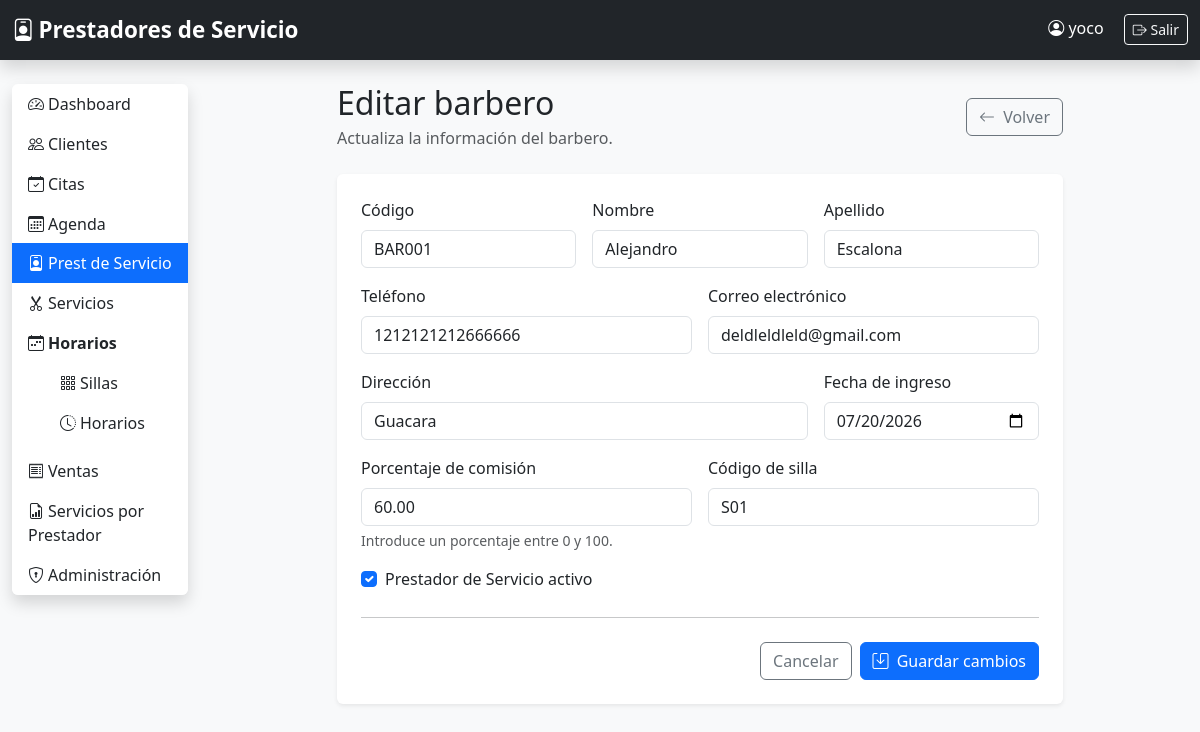
Page /barberos/1/editar/ (signed in) on the committed database.
### seguridad/models.py (models this page shows, shortened)
class Usuario(AbstractUser):
    telefono = models.CharField(max_length=20, blank=True)

### barberos/models.py (models this page shows, shortened)
class Barbero(models.Model):
    codigo = models.CharField(
        max_length=10,
        unique=True,
        verbose_name="Código"
    )
    nombre = models.CharField(max_length=100)
    apellido = models.CharField(max_length=100)
    direccion = models.CharField(max_length=250)
    telefono = models.CharField(max_length=20)
    correo = models.EmailField(blank=True)
    fecha_ingreso = models.DateField()
    porcentaje = models.DecimalField(
        max_digits=5,
        decimal_places=2,
        help_text="Porcentaje de comisión"
    )
    codigo_silla = models.CharField(
        max_length=10,
        unique=True
    )
    activo = models.BooleanField(default=True)
    class Meta:
        ordering = ["nombre", "apellido"]
        verbose_name = "Barbero"
        verbose_name_plural = "Barberos"

### barberos/views.py (the view)
# urls.py: path("<int:pk>/editar/", views.editar_barbero, name="editar_barbero"),
@login_required
def editar_barbero(request, pk):
    barbero = get_object_or_404(Barbero, pk=pk)
    if request.method == "POST":
        formulario = BarberoForm(
            request.POST,
            instance=barbero,
        )
        if formulario.is_valid():
            formulario.save()
            messages.success(
                request,
                "La información del barbero fue actualizada correctamente.",
            )
            return redirect("barberos:lista_barberos")
    else:
        formulario = BarberoForm(instance=barbero)
    contexto = {
        "formulario": formulario,
        "barbero": barbero,
        "titulo": "Editar barbero",
        "descripcion": "Actualiza la información del barbero.",
        "texto_boton": "Guardar cambios",
    }
    return render(
        request,
        "barberos/formulario.html",
        contexto,
    )

### barberos/templates/barberos/formulario.html (shortened to what this page needs)
{% extends "base.html" %}
{% block content %}
<div class="row justify-content-center">
    <div class="col-lg-9">
        <div class="d-flex justify-content-between align-items-center mb-4">
            <div>
                <h2 class="mb-1">
                    {{ titulo|default:"Nuevo Prest Servicio" }}
                </h2>
                <p class="text-muted mb-0">
                    {{ descripcion|default:"Registra la información del Prestador de Servicio." }}
                </p>
            </div>
            <a
                href="{% url 'barberos:lista_barberos' %}"
                class="btn btn-outline-secondary"
            >
                <i class="bi bi-arrow-left me-1"></i>
                Volver
            </a>
        </div>
        <div class="card shadow-sm border-0">
            <div class="card-body p-4">
                <form method="post" novalidate>
                    <div class="row g-3">
                        <div class="col-md-4">
                            <label
                                for="{{ formulario.codigo.id_for_label }}"
                                class="form-label"
                            >
                                Código
                            </label>
                            {{ formulario.codigo }}
                        </div>
                        <div class="col-md-4">
                            <label
                                for="{{ formulario.nombre.id_for_label }}"
                                class="form-label"
                            >
                                Nombre
                            </label>
                            {{ formulario.nombre }}
                        </div>
                        <div class="col-md-4">
                            <label
                                for="{{ formulario.apellido.id_for_label }}"
                                class="form-label"
                            >
                                Apellido
                            </label>
                            {{ formulario.apellido }}
                        </div>
                        <div class="col-md-6">
                            <label
                                for="{{ formulario.telefono.id_for_label }}"
                                class="form-label"
                            >
                                Teléfono
                            </label>
                            {{ formulario.telefono }}
                        </div>
                        <div class="col-md-6">
                            <label
                                for="{{ formulario.correo.id_for_label }}"
                                class="form-label"
                            >
                                Correo electrónico
                            </label>
                            {{ formulario.correo }}
                        </div>
                        <div class="col-md-8">
                            <label
                                for="{{ formulario.direccion.id_for_label }}"
                                class="form-label"
                            >
                                Dirección
                            </label>
                            {{ formulario.direccion }}
                        </div>
                        <div class="col-md-4">
                            <label
                                for="{{ formulario.fecha_ingreso.id_for_label }}"
                                class="form-label"
                            >
                                Fecha de ingreso
                            </label>
                            {{ formulario.fecha_ingreso }}
                        </div>
                        <div class="col-md-6">
                            <label
                                for="{{ formulario.porcentaje.id_for_label }}"
                                class="form-label"
                            >
                                Porcentaje de comisión
                            </label>
                            {{ formulario.porcentaje }}
                            {% if formulario.porcentaje.help_text %}
                                <div class="form-text">
                                    {{ formulario.porcentaje.help_text }}
                                </div>
                            {% endif %}
                        </div>
                        <div class="col-md-6">
                            <label
                                for="{{ formulario.codigo_silla.id_for_label }}"
                                class="form-label"
                            >
                                Código de silla
                            </label>
                            {{ formulario.codigo_silla }}
                        </div>
                        <div class="col-12">
                            <div class="form-check">
                                {{ formulario.activo }}
                                <label
                                    for="{{ formulario.activo.id_for_label }}"
                                    class="form-check-label"
                                >
                                    Prestador de Servicio activo
                                </label>
                            </div>
                        </div>
                    </div>
                    <hr class="my-4">
                    <div class="d-flex justify-content-end gap-2">
                        <a
                            href="{% url 'barberos:lista_barberos' %}"
                            class="btn btn-outline-secondary"
                        >
                            Cancelar
                        </a>
                        <button
                            type="submit"
                            class="btn btn-primary"
                        >
                            <i class="bi bi-save me-1"></i>
                            {{ texto_boton|default:"Guardar barbero" }}
                        </button>
                    </div>
                </form>
            </div>
        </div>
    </div>
</div>
{% endblock %}

### templates/base.html (shortened to what this page needs)
{% load static %}
<!DOCTYPE html>
<html lang="es">
<head>
    <link href="https://cdn.jsdelivr.net/npm/bootstrap@5.3.7/dist/css/bootstrap.min.css" rel="stylesheet">
    <link href="https://cdn.jsdelivr.net/npm/bootstrap-icons@1.13.1/font/bootstrap-icons.min.css" rel="stylesheet">
    <link rel="stylesheet" href="{% static 'css/style.css' %}">
</head>
<body class="bg-light">
<nav class="navbar navbar-expand-lg navbar-dark bg-dark shadow">
    <div class="container-fluid">
        <a class="navbar-brand fw-bold" href="{% url 'dashboard' %}">
            <i class="bi bi-person-badge me-1"></i>Prestadores de Servicio
        </a>
        <div class="ms-auto">
            {% if user.is_authenticated %}
                <span class="text-white me-3">
                    <i class="bi bi-person-circle"></i>
                    {% if user.first_name or user.last_name %}
                        {{ user.first_name }} {{ user.last_name }}
                    {% else %}
                        {{ user.username }}
                    {% endif %}
                </span>
                <a href="{% url 'cerrar_sesion' %}" class="btn btn-outline-light btn-sm">
                    <i class="bi bi-box-arrow-right"></i> Salir
                </a>
            {% endif %}
        </div>
    </div>
</nav>
<div class="container-fluid mt-4">
    <div class="row">
        {% if user.is_authenticated %}
            <div class="col-md-2 mb-4">
                <div class="list-group shadow">
                    <a href="{% url 'dashboard' %}" class="list-group-item list-group-item-action {% if request.resolver_match.url_name == 'dashboard' %}active{% endif %}">
                        <i class="bi bi-speedometer2 me-1"></i>Dashboard
                    </a>
                    <a href="{% url 'clientes:lista_clientes' %}" class="list-group-item list-group-item-action {% if request.resolver_match.namespace == 'clientes' %}active{% endif %}">
                        <i class="bi bi-people me-1"></i>Clientes
                    </a>
                    <a href="{% url 'citas:listar_citas' %}" class="list-group-item list-group-item-action {% if request.resolver_match.namespace == 'citas' and request.resolver_match.url_name == 'listar_citas' %}active{% endif %}">
                        <i class="bi bi-calendar-check me-1"></i>Citas
                    </a>
                    <a href="{% url 'citas:agenda_citas' %}" class="list-group-item list-group-item-action {% if request.resolver_match.namespace == 'citas' and request.resolver_match.url_name == 'agenda_citas' %}active{% endif %}">
                        <i class="bi bi-calendar3 me-1"></i>Agenda
                    </a>
                    <a href="{% url 'barberos:lista_barberos' %}" class="list-group-item list-group-item-action {% if request.resolver_match.namespace == 'barberos' %}active{% endif %}">
                        <i class="bi bi-person-badge me-1"></i>Prest de Servicio
                    </a>
                    <a href="{% url 'servicios:lista' %}" class="list-group-item list-group-item-action {% if request.resolver_match.namespace == 'servicios' %}active{% endif %}">
                        <i class="bi bi-scissors me-1"></i>Servicios
                    </a>
                    <div class="list-group-item">
                        <div class="fw-bold mb-2"><i class="bi bi-calendar-week me-1"></i>Horarios</div>
                        <div class="list-group ms-3">
                            <a href="{% url 'horarios:listar_sillas' %}" class="list-group-item list-group-item-action ">
                                <i class="bi bi-grid-3x3-gap me-1"></i>Sillas
                            </a>
                            <a href="{% url 'horarios:listar_horarios' %}" class="list-group-item list-group-item-action ">
                                <i class="bi bi-clock-history me-1"></i>Horarios
                            </a>
                        </div>
                    </div>
                    <a href="{% url 'ventas:lista' %}" class="list-group-item list-group-item-action {% if request.resolver_match.namespace == 'ventas' and request.resolver_match.url_name != 'reporte_servicios' %}active{% endif %}">
                        <i class="bi bi-receipt me-1"></i>Ventas
                    </a>
                    <a href="{% url 'ventas:reporte_servicios' %}" class="list-group-item list-group-item-action ">
                        <i class="bi bi-file-earmark-bar-graph me-1"></i>Servicios por Prestador
                    </a>
                    <a href="{% url 'admin:index' %}" class="list-group-item list-group-item-action {% if request.resolver_match.namespace == 'admin' %}active{% endif %}">
                        <i class="bi bi-shield-lock me-1"></i>Administración
                    </a>
                </div>
            </div>
            <main class="col-md-10">
        {% else %}
            <main class="col-12">
        {% endif %}
            {% block content %}{% endblock %}
            </main>
    </div>
</div>
</body>
</html>

### templates/static/css/style.css (style rules this page uses)
body { font-family: "Segoe UI", sans-serif; }
.list-group-item { border: none; }
.list-group-item.active { background:#0d6efd; }
.navbar-brand { font-size:1.4rem; }

### rows in the picture
Usuario: username "yoco"
Barbero: codigo "BAR001", nombre "Alejandro", apellido "Escalona", telefono "1212121212666666", correo "deldleldleld@gmail.com", direccion "Guacara", fecha_ingreso "07/20/2026", porcentaje "60.00", codigo_silla "S01", activo "☑"

### other values in the picture
{{ titulo|default:"Nuevo Prest Servicio" }} "Editar barbero"
{{ texto_boton|default:"Guardar barbero" }} "Guardar cambios"
